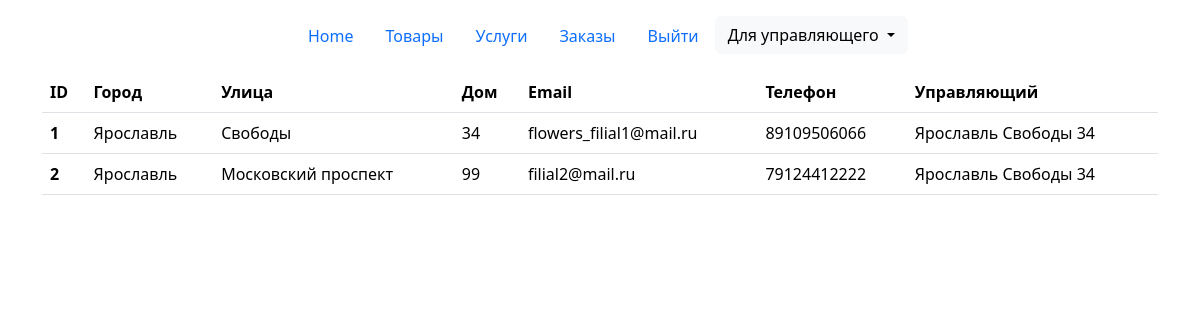
The app's page /filials/ (signed in) with its own data.
### main/models.py (models this page shows, shortened)
class Filials(models.Model):
    city = models.CharField(max_length=50, verbose_name='Город', blank=True, null=True)
    street = models.CharField(max_length=50, verbose_name='Улица', blank=True, null=True)
    house = models.CharField(max_length=50, verbose_name='Дом', blank=True, null=True)
    email = models.CharField(max_length=50, verbose_name='Email', blank=True, null=True)
    phone = models.CharField(max_length=50, verbose_name='Телефон', blank=True, null=True)
    def __str__(self):
        return f'{self.city} {self.street} {self.house}'
    class Meta:
        verbose_name = 'Филиал'
        verbose_name_plural = 'Филиалы'

class Users(AbstractUser):
    patronymic = models.CharField(max_length=50, verbose_name='Отчество', blank=True, null=True)
    phone = models.CharField(max_length=50, verbose_name='Телефон', blank=True, null=True)
    role = models.ForeignKey(Roles, on_delete=models.CASCADE, verbose_name='Роль', blank=True, null=True)
    filial = models.ForeignKey(Filials, on_delete=models.CASCADE, verbose_name='Филиал', blank=True, null=True)
    class Meta:
        verbose_name = 'Пользователь'
        verbose_name_plural = 'Пользователи'

### main/views.py (the view)
# urls.py: path('filials/', views.filials, name='filials'),
def filials(request):
    filials = Filials.objects.all()
    return render(request, 'filials.html', {'filials': filials})

### templates/filials.html
{% extends 'navbar.html' %}
{% block content %}
    <div class="container">
        <table class="table">
            <thead>
            <tr>
                <th scope="col">ID</th>
                <th scope="col">Город</th>
                <th scope="col">Улица</th>
                <th scope="col">Дом</th>
                <th scope="col">Email</th>
                <th scope="col">Телефон</th>
                <th scope="col">Управляющий</th>
            </tr>
            </thead>
            <tbody>
            {% for filial in filials %}
                <tr>
                    <th scope="row">{{ filial.id }}</th>
                    <td>{{ filial.city }}</td>
                    <td>{{ filial.street }}</td>
                    <td>{{ filial.house }}</td>
                    <td>{{ filial.email }}</td>
                    <td>{{ filial.phone }}</td>
                    <td>{{ user.filial }}</td>
                </tr>
            {% endfor %}
            </tbody>
        </table>
    </div>
{% endblock %}

### records on screen
Filials: id "1", city "Ярославль", street "Свободы", house "34", email "flowers_filial1@mail.ru", phone "89109506066"
Users: filial "Ярославль Свободы 34"
Filials: id "2", city "Ярославль", street "Московский проспект", house "99", email "filial2@mail.ru", phone "79124412222"
